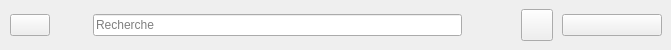
   <widget class="QWidget" name="widget_4" native="true">
    <property name="geometry">
     <rect>
      <x>0</x>
      <y>0</y>
      <width>671</width>
      <height>50</height>
     </rect>
    </property>
    <property name="minimumSize">
     <size>
      <width>400</width>
      <height>0</height>
     </size>
    </property>
    <property name="maximumSize">
     <size>
      <width>800</width>
      <height>135</height>
     </size>
    </property>
    <layout class="QHBoxLayout" name="horizontalLayout_12">
     <property name="spacing">
      <number>0</number>
     </property>
     <property name="leftMargin">
      <number>0</number>
     </property>
     <property name="topMargin">
      <number>0</number>
     </property>
     <property name="rightMargin">
      <number>0</number>
     </property>
     <property name="bottomMargin">
      <number>0</number>
     </property>
     <item>
      <widget class="QWidget" name="widget_10" native="true">
       <layout class="QHBoxLayout" name="horizontalLayout_13">
        <property name="spacing">
         <number>7</number>
        </property>
        <property name="leftMargin">
         <number>10</number>
        </property>
        <property name="topMargin">
         <number>10</number>
        </property>
        <property name="rightMargin">
         <number>10</number>
        </property>
        <property name="bottomMargin">
         <number>10</number>
        </property>
        <item>
         <widget class="QPushButton" name="pushButton_7">
          <property name="text">
           <string/>
          </property>
          <property name="icon">
           <iconset resource="../syrine/image.qrc">
            <normaloff>:/res/icone1.jog.png</normaloff>:/res/icone1.jog.png</iconset>
          </property>
          <property name="iconSize">
           <size>
            <width>50</width>
            <height>50</height>
           </size>
          </property>
         </widget>
        </item>
        <item>
         <widget class="QLabel" name="label_13">
          <property name="minimumSize">
           <size>
            <width>10</width>
            <height>0</height>
           </size>
          </property>
          <property name="text">
           <string/>
          </property>
          <property name="pixmap">
           <pixmap resource="../syrine/image2.qrc">:/res/icone7</pixmap>
          </property>
          <property name="scaledContents">
           <bool>false</bool>
          </property>
          <property name="wordWrap">
           <bool>false</bool>
          </property>
         </widget>
        </item>
       </layout>
      </widget>
     </item>
     <item>
      <widget class="QWidget" name="widget_11" native="true">
       <property name="maximumSize">
        <size>
         <width>553</width>
         <height>16777215</height>
        </size>
       </property>
       <layout class="QHBoxLayout" name="horizontalLayout_14">
        <property name="leftMargin">
         <number>9</number>
        </property>
        <property name="topMargin">
         <number>9</number>
        </property>
        <item>
         <widget class="QFrame" name="frame_5">
          <property name="minimumSize">
           <size>
            <width>250</width>
            <height>0</height>
           </size>
          </property>
          <property name="styleSheet">
           <string notr="true"/>
          </property>
          <property name="frameShape">
           <enum>QFrame::NoFrame</enum>
          </property>
          <layout class="QHBoxLayout" name="horizontalLayout_17">
           <property name="spacing">
            <number>0</number>
           </property>
           <property name="leftMargin">
            <number>0</number>
           </property>
           <property name="topMargin">
            <number>0</number>
           </property>
           <property name="rightMargin">
            <number>0</number>
           </property>
           <property name="bottomMargin">
            <number>0</number>
           </property>
           <item>
            <widget class="QLabel" name="label_23">
             <property name="maximumSize">
              <size>
               <width>30</width>
               <height>30</height>
              </size>
             </property>
             <property name="text">
              <string/>
             </property>
             <property name="pixmap">
              <pixmap resource="../syrine/image.qrc">:/res/icone2.jpg.png</pixmap>
             </property>
             <property name="scaledContents">
              <bool>true</bool>
             </property>
            </widget>
           </item>
           <item>
            <widget class="QLineEdit" name="lineEdit_13">
             <property name="text">
              <string/>
             </property>
             <property name="placeholderText">
              <string>Recherche</string>
             </property>
            </widget>
           </item>
          </layout>
         </widget>
        </item>
       </layout>
      </widget>
     </item>
     <item>
      <widget class="QWidget" name="widget_12" native="true">
       <property name="minimumSize">
        <size>
         <width>200</width>
         <height>0</height>
        </size>
       </property>
       <layout class="QHBoxLayout" name="horizontalLayout_16">
        <property name="spacing">
         <number>9</number>
        </property>
        <property name="leftMargin">
         <number>50</number>
        </property>
        <property name="topMargin">
         <number>9</number>
        </property>
        <property name="rightMargin">
         <number>9</number>
        </property>
        <property name="bottomMargin">
         <number>9</number>
        </property>
        <item>
         <widget class="QPushButton" name="pushButton_8">
          <property name="minimumSize">
           <size>
            <width>32</width>
            <height>32</height>
           </size>
          </property>
          <property name="maximumSize">
           <size>
            <width>32</width>
            <height>32</height>
           </size>
          </property>
          <property name="text">
           <string/>
          </property>
          <property name="icon">
           <iconset resource="../syrine/image.qrc">
            <normaloff>:/res/icone4.jpg.png</normaloff>:/res/icone4.jpg.png</iconset>
          </property>
          <property name="iconSize">
           <size>
            <width>32</width>
            <height>32</height>
           </size>
          </property>
         </widget>
        </item>
        <item>
         <widget class="QPushButton" name="pushButton_19">
          <property name="text">
           <string/>
          </property>
          <property name="icon">
           <iconset resource="../syrine/image20.qrc">
            <normaloff>:/res/icone20</normaloff>:/res/icone20</iconset>
          </property>
         </widget>
        </item>
       </layout>
      </widget>
     </item>
    </layout>
   </widget>
